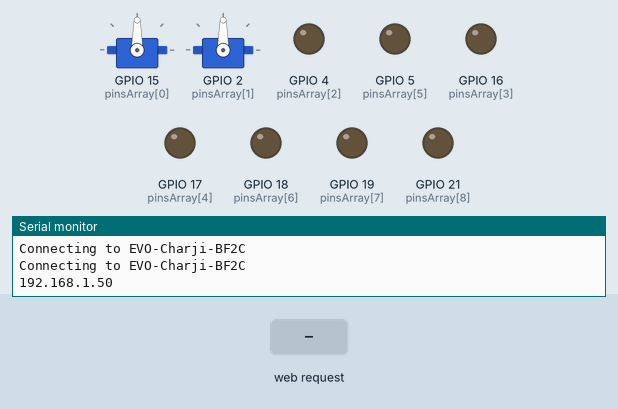
A sketch run on a simulated ESP32. Shown: 2 × servo, output pins drawn as LEDs (lit = HIGH), the last lines printed to the serial monitor. Inputs (shaded band) come from the test bench. WiFi joins after 1.5 s; servers stay silent unless stated.

Above: at 3.2 s.
3.3 s: HTTP request GET / received
At 4.4 s:
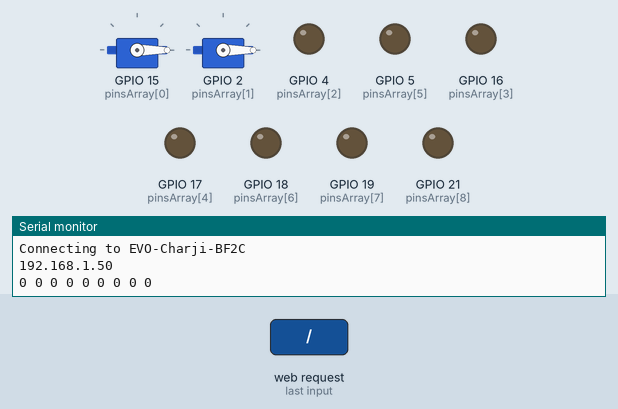
Timing chart, 0 to 6.3 s (numbered marks = the images above; inputs shaded):
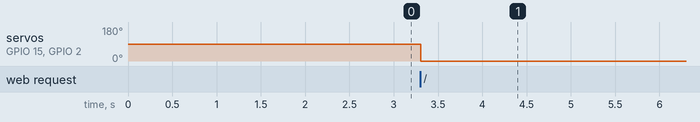

The sketch:

Esp32.ino
```cpp
#include "WiFi.h"
#include "ESPAsyncWebServer.h"
#include <ESP32Servo.h>

#define LEDC_TIMER_13_BIT  13
#define LEDC_BASE_FREQ     5000

//const char* ssid = "ZONG MBB-E5573-AE26";
//const char* password =  "58688303";
const char* ssid = "EVO-Charji-BF2C";
const char* password =  "HJhV7473";

char out_str[40];

AsyncWebServer server(80);

const int chCount = 9;
int paramArray[chCount] = {0, 0, 0, 0, 0, 0, 0, 0, 0};
int pinsArray[chCount] = {15, 2, 4, 16, 17, 5, 18, 19, 21};

Servo ch1Servo;
Servo ch2Servo;

void setupAnalogWrite()
{
  for(int i = 0; i < chCount; i++)
  {
    ledcSetup(i, LEDC_BASE_FREQ, LEDC_TIMER_13_BIT);
    ledcAttachPin(pinsArray[i], i);
  }
}

void setupServoWrite()
{
  ch1Servo.attach(pinsArray[0], 530, 2200); //ch1Servo.attach(pinsArray[0], 1000, 2000);
  ch2Servo.attach(pinsArray[1], 530, 2200); //ch2Servo.attach(pinsArray[1], 1000, 2000);
}

void ledcAnalogWrite(uint8_t channel, uint32_t value, uint32_t valueMax = 255) {
  uint32_t duty = (8191 / valueMax) * min(value, valueMax);
  ledcWrite(channel, duty);
}


void printArray()
{
  for(int i = 0; i < chCount; i++)
    {
      String result = String(paramArray[i]);
      Serial.print(result + " ");
    }
    Serial.println();
}

void writeValue()
{
  for(int i = 0; i < chCount; i++)
  {
    ledcAnalogWrite(i, paramArray[i]);
  }
}

void writeServoValue()
{
  ch1Servo.write(paramArray[0]);
  ch2Servo.write(paramArray[1]);
}

void setup(){
  //setupAnalogWrite();
  setupServoWrite();
  Serial.begin(115200);

  for(int i = 0; i < 9; i++)
  {
    pinMode(pinsArray[i], OUTPUT);
  }

  WiFi.begin(ssid, password);

  strcpy(out_str, "Connecting to ");
  strcat(out_str, ssid);

  while (WiFi.status() != WL_CONNECTED) {
    delay(1000);
    Serial.println(out_str);
  }

  Serial.println(WiFi.localIP());

  server.on("/", HTTP_GET, [](AsyncWebServerRequest *request){

    int paramsNr = request->params();
    //Serial.println(paramsNr);

    for(int i=0;i<paramsNr;i++){

        AsyncWebParameter* p = request->getParam(i);
        if(p->name().toInt() < chCount)
        {
          paramArray[p->name().toInt()] = p->value().toInt();
        }

        //paramArray[i] = p->value().toInt();
        //Serial.print("Param index: ");
        //Serial.println(p->name());
        //Serial.println(i);
        //Serial.print("Param value: ");
        //Serial.println(paramArray[i]);
        //Serial.println("------");
    }

    //writeValue();
    writeServoValue();
    printArray();

    request->send(200, "text/plain", "message received");
  });

  server.begin();
}

void loop(){}
```

Measured:
- after the input at 3.3 s, servo on GPIO 15 (pinsArray[0]), servo on GPIO 2 (pinsArray[1]): 90° → 0° at once
